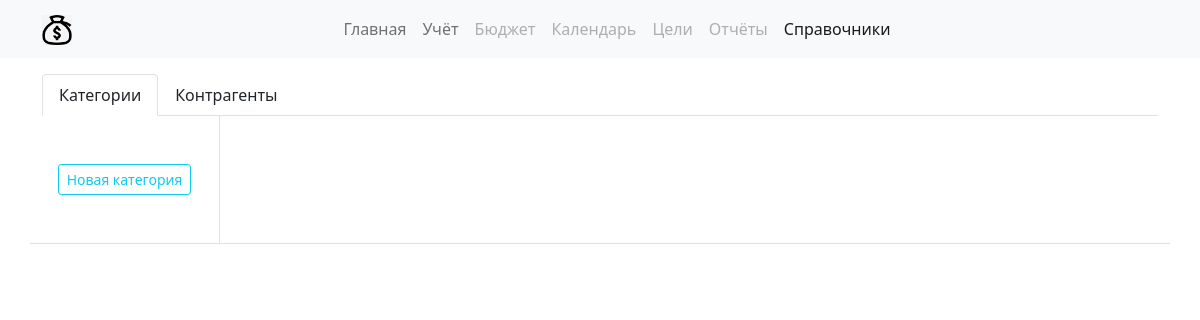
The app's page /catalog/, older data.
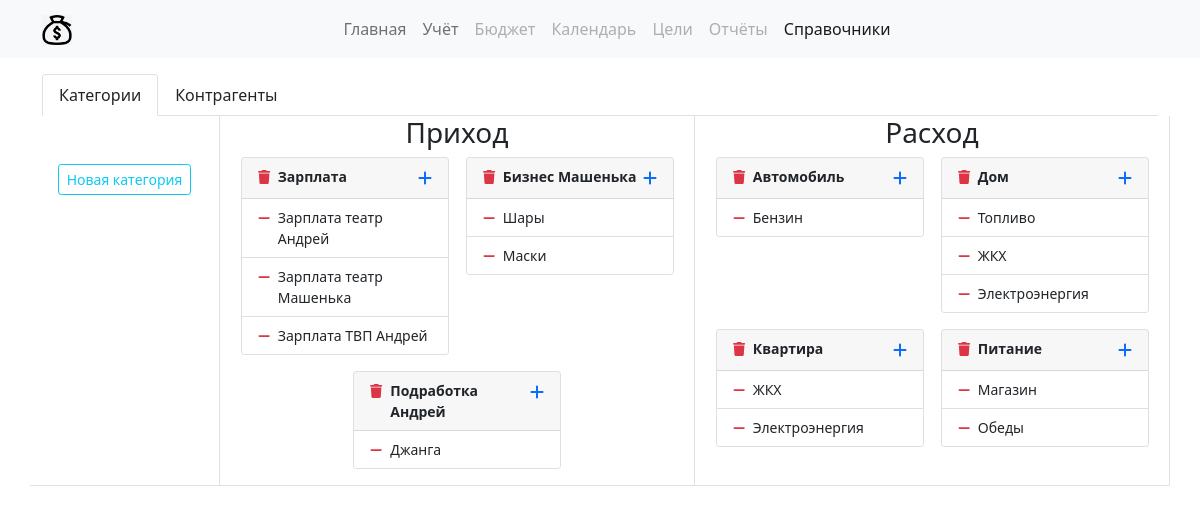
The same page, newer data.
### catalogapp/models.py (models this page shows, shortened)
class CategoryType(models.Model):
    name = models.CharField(max_length=32, verbose_name='Тип категории')
    def get_all_category(self):
        return Category.objects.filter(category_type=self)

class Category(models.Model):
    category_type = models.ForeignKey(CategoryType, on_delete=models.CASCADE, verbose_name='Тип категории')
    name = models.CharField(max_length=64, verbose_name='Название категории')
    def get_all_unit_category(self):
        return CategoryUnit.objects.filter(category=self)

class CategoryUnit(models.Model):
    category = models.ForeignKey(Category, on_delete=models.CASCADE, verbose_name='Категория')
    name = models.CharField(max_length=128, verbose_name='Название')

### catalogapp/views.py (the view)
# urls.py: path('', catalogapp.CatalogMainTemplateView.as_view(), name='main_page'),
class CatalogMainTemplateView(TemplateViewWithMenu):
    template_name = 'catalogapp/main_page.html'
    def get_context_data(self, **kwargs):
        context = super(CatalogMainTemplateView, self).get_context_data()
        context.update({
            'title': 'Категории',
            'category_type_list': CategoryType.objects.all(),
        })
        return context

### common/constants.py (called while the page is built)
    def get_context_data(self, **kwargs):
        context = super(TemplateViewWithMenu, self).get_context_data()
        context.update({
            'account_menu': ACCOUNT_MENU,
            'main_menu': MAIN_MENU,
            'catalog_menu': CATALOG_MENU,
        })
        return context

### templates/catalogapp/main_page.html (shortened to what this page needs)
{% extends 'mainapp/base.html' %}
{% load static %}
{% block content %}
    {% include 'catalogapp/includes/inc_catalog_menu.html' %}
    {% block catalog_content %}
        <div class="row">
            <div class="col-2 border-end border-bottom text-center pb-5">
                <button data-bs-toggle="modal" data-bs-target="#catalogCreateModal" type="button"
                        class="btn btn-outline-info btn-sm mt-5">Новая категория
                </button>
            </div>
            <div class="col-10 border-bottom">
                {% include 'catalogapp/includes/inc_catalog.html' %}
            </div>
        </div>
    {% endblock catalog_content %}
{% endblock content %}

### templates/catalogapp/includes/inc_catalog.html
{% load static %}
<div class="row h-100">
    {% for category_type in category_type_list %}
        <div class="col-6 border-end">
            <h3 class="text-center">{{ category_type.name }}</h3>
            <div class="d-flex flex-wrap justify-content-around align-items-start">
                {% for category in category_type.get_all_category %}
                    <div class="card mb-3" style="width: 13rem;">
                        <div class="card-header d-flex justify-content-between">
                            <div class="small fw-bolder d-flex"><a href="#" data-bs-toggle="modal"
                                                                   data-bs-target="#categoryDeleteModal"
                                                                   data-bs-title="{{ category.name }}"
                                                                   data-bs-href="{% url 'catalogapp:delete_category' category.pk %}"><i
                                    class="fas fa-trash text-danger"></i></a>
                                <div class="ms-2">{{ category.name }}</div>
                            </div>
                            <a data-bs-toggle="modal" data-bs-target="#catalogUnitCreateModal"
                               href="{% url 'catalogapp:create_unit_category' category.pk %}"><i
                                    class="fas fa-plus"></i></a>
                        </div>
                        <ul class="list-group list-group-flush">
                            {% for category_unit in category.get_all_unit_category %}
                                <li class="list-group-item small d-flex"><a href="#" data-bs-toggle="modal"
                                                                            data-bs-target="#categoryUnitDeleteModal"
                                                                            data-bs-title="{{ category_unit.name }}"
                                                                            data-bs-href="{% url 'catalogapp:delete_unit_category' category_unit.pk %}"><i
                                        class="fas fa-minus text-danger"></i></a>
                                    <div class="ms-2">{{ category_unit.name }}</div>
                                </li>
                            {% endfor %}
                        </ul>
                    </div>
                {% endfor %}
            </div>
        </div>
    {% endfor %}
</div>

Row changes from the older to the newer data that the page shows:
added CategoryType: name "Приход"
added Category: name "Зарплата", shown under "Приход"
added CategoryUnit: name "Зарплата театр Андрей", shown under "Зарплата"
added CategoryUnit: name "Зарплата театр Машенька", shown under "Зарплата"
added CategoryUnit: name "Зарплата ТВП Андрей", shown under "Зарплата"
added Category: name "Бизнес Машенька", shown under "Приход"
added CategoryUnit: name "Шары", shown under "Бизнес Машенька"
added CategoryUnit: name "Маски", shown under "Бизнес Машенька"
added Category: name "Подработка Андрей", shown under "Приход"
added CategoryUnit: name "Джанга", shown under "Подработка Андрей"
added CategoryType: name "Расход"
added Category: name "Автомобиль", shown under "Расход"
added CategoryUnit: name "Бензин", shown under "Автомобиль"
added Category: name "Дом", shown under "Расход"
added CategoryUnit: name "Топливо", shown under "Дом"
added CategoryUnit: name "ЖКХ", shown under "Дом"
added CategoryUnit: name "Электроэнергия", shown under "Дом"
added Category: name "Квартира", shown under "Расход"
added CategoryUnit: name "ЖКХ", shown under "Квартира"
added CategoryUnit: name "Электроэнергия", shown under "Квартира"
added Category: name "Питание", shown under "Расход"
added CategoryUnit: name "Магазин", shown under "Питание"
added CategoryUnit: name "Обеды", shown under "Питание"
